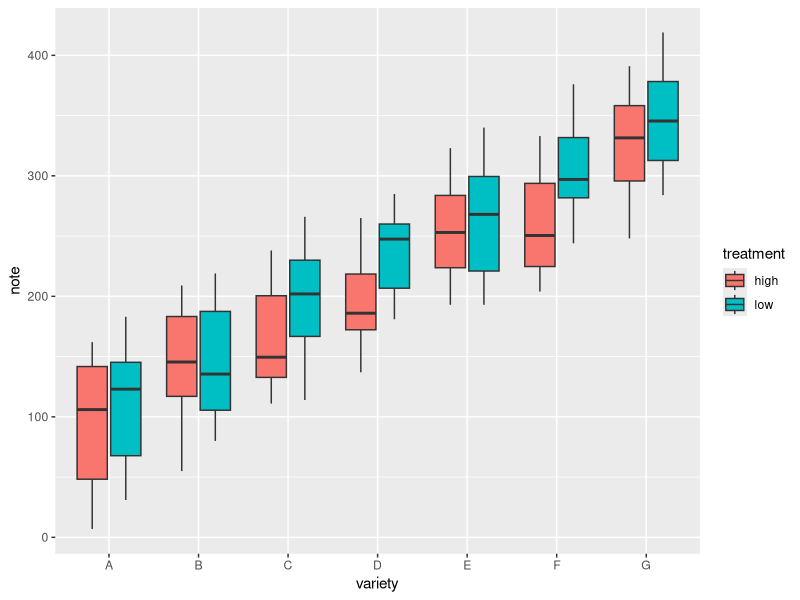

Write the R code that produced this figure.
# library
library(ggplot2)
 
# create a data frame
variety=rep(LETTERS[1:7], each=40)
treatment=rep(c("high","low"),each=20)
note=seq(1:280)+sample(1:150, 280, replace=T)
data=data.frame(variety, treatment ,  note)
 
# grouped boxplot
ggplot(data, aes(x=variety, y=note, fill=treatment)) + 
    geom_boxplot()